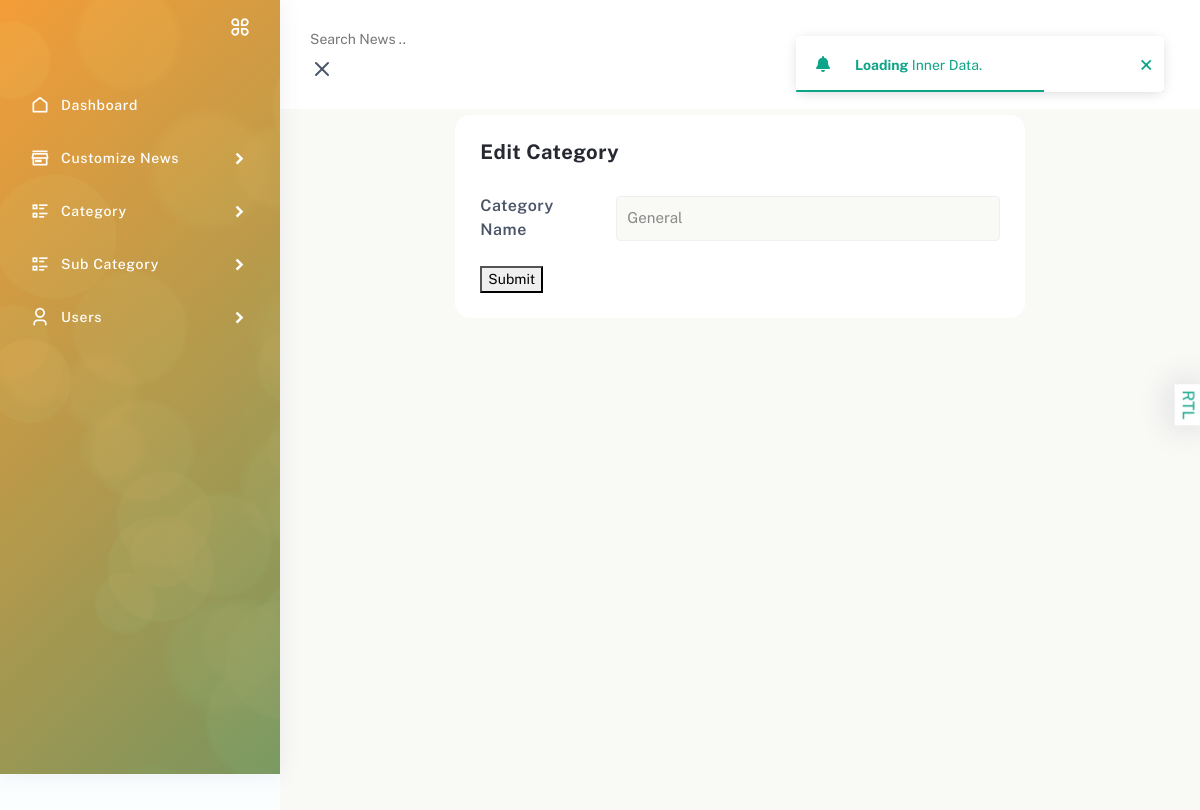
The page /adminapp/edit-category/14 on the database as committed earlier.
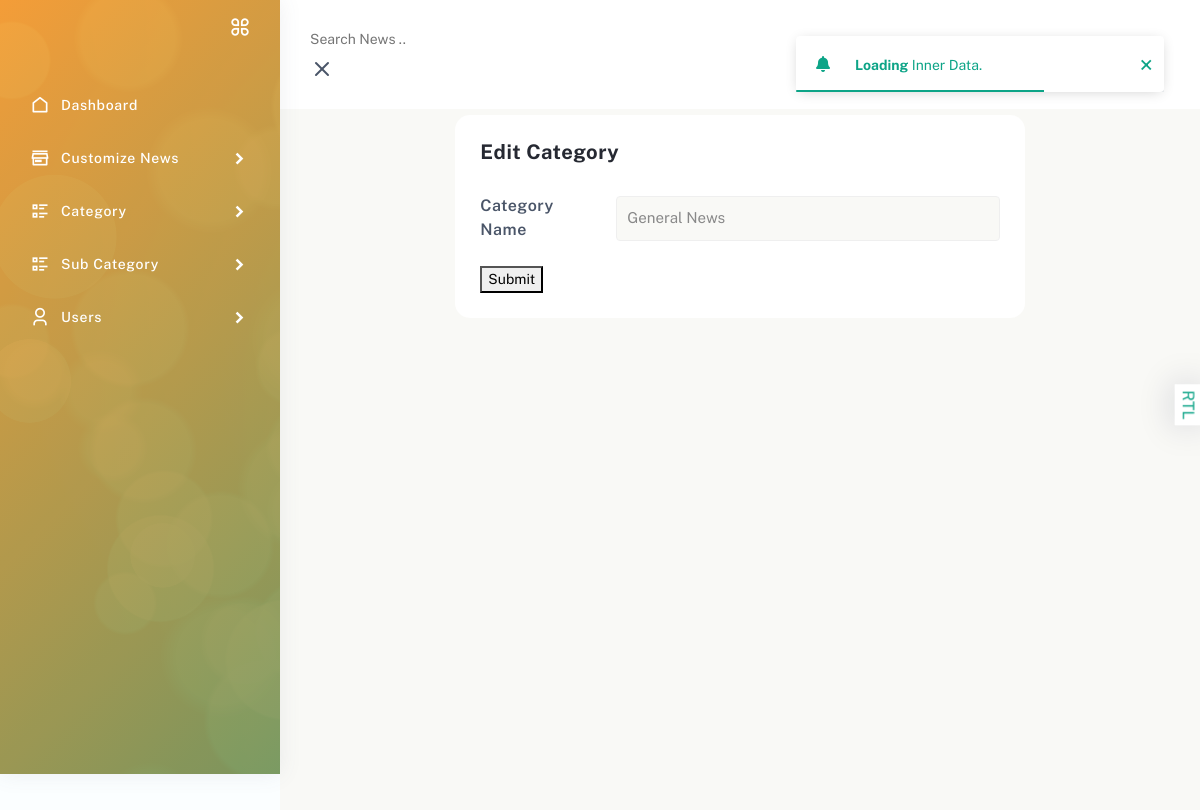
The same page on the database as committed later.
### adminapp/models.py (models this page shows, shortened)
class NewsCategory(models.Model):
    category_name = models.CharField(max_length=100)

### adminapp/views.py (the view)
# urls.py: path('edit-category/<int:id>',views.edit_category,name="edit_category"),
def edit_category(request,id):
    category = get_object_or_404(NewsCategory,id=id)
    if request.method == 'POST':
        category_name = request.POST.get('category_name')
        new_category = NewsCategory.objects.filter(category_name=category).update(category_name=category_name)
        return redirect('adminapp:category_list')
    return render(request,'adminapp/edit-category.html',{'category':category})

### templates/adminapp/edit-category.html (shortened to what this page needs)
{% extends 'adminapp/partials/base.html' %}
{% load static %}
{% block content %}
    <div class="page-body">
        <div class="container-fluid">
            <div class="row">
                <div class="col-12">
                    <div class="row">
                        <div class="col-sm-8 m-auto">
                            <div class="card">
                                <div class="card-body">
                                    <div class="card-header-2">
                                        <h5>Edit Category</h5>
                                    </div>
                                    <form class="theme-form theme-form-2 mega-form" method="POST">
                                        <div class="mb-4 row align-items-center">
                                            <label class="form-label-title col-sm-3 mb-0">Category
                                                Name</label>
                                            <div class="col-sm-9">
                                                <input class="form-control" type="text" name="category_name"
                                                    placeholder="Category Name" value="{{category.category_name}}">
                                            </div>
                                        </div>
                                    <button type="submit">Submit</button>
                                    </form>
                                </div>
                            </div>
                        </div>
                    </div>
                </div>
            </div>
        </div>
    </div>
{% endblock %}

Rows that differ between the two databases and show on the page:
changed NewsCategory: category_name "General" → "General News"
